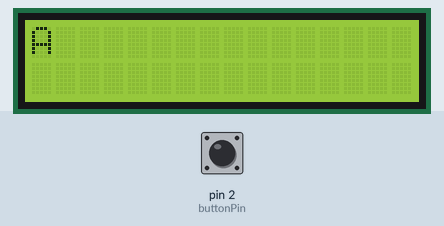
Recording of a sketch running on a simulated Arduino Uno, built with avr-gcc and run on an emulated ATmega328P. On the bench: 16×2 character LCD. The test bench sets the inputs (shaded band); at power-on: pin 2 (buttonPin) HIGH.

Above: at 1.6 s.
1.7 s: pin 2 (buttonPin) pulled LOW for 0.15 s
At 1.96 s:
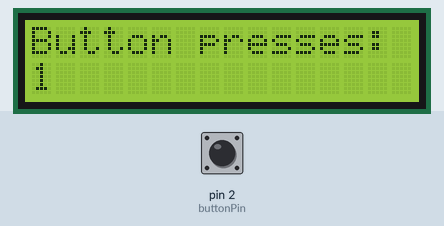
4.8 s: pin 2 (buttonPin) pulled LOW for 1 s
At 5.94 s:
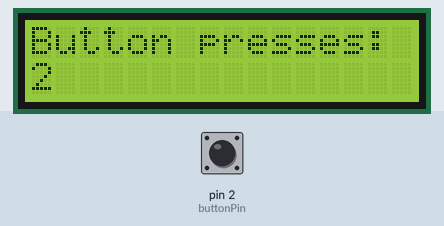
8.8 s: pin 2 (buttonPin) pulled LOW for 0.15 s
At 9.01 s:
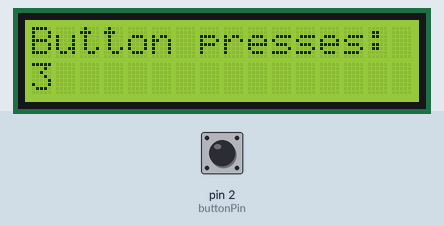
11.9 s: pin 2 (buttonPin) pulled LOW for 1 s
At 12.99 s:
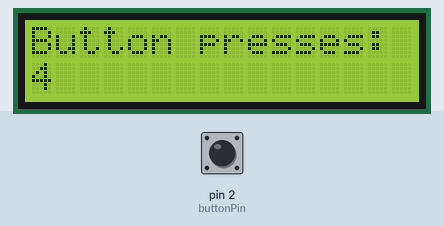
Timing chart, 0 to 14.9 s (numbered marks = the images above; inputs shaded):
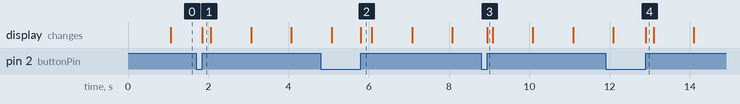

The sketch:

ex3.ino
```cpp
#include <LiquidCrystal.h>

const int buttonPin = 2; // Pin connected to the button
const int rs = 37, en = 36, d4 = 35, d5 = 34, d6 = 33, d7 = 32; // LCD pins
LiquidCrystal lcd(rs, en, d4, d5, d6, d7); // Initialize the LCD

volatile int buttonCounter = 0; // Counter to store the number of button presses
int i = 65; // until 90
int col = 0;
int row = 0;

void buttonISR() {
  buttonCounter++; // Increment the button counter
  lcd.clear();
  lcd.setCursor(0, 0); // Set the cursor position
  lcd.print("Button presses: ");
  lcd.setCursor(0, 1); // Set the cursor position
  lcd.print(buttonCounter); // Display the button counter value
}

void setup() {
  lcd.begin(16, 2); // Initialize the LCD
  pinMode(buttonPin, INPUT_PULLUP); // Set the button pin as an input with pull-up resistor
  attachInterrupt(digitalPinToInterrupt(buttonPin), buttonISR, RISING); // Attach the ISR to the button pin, trigger on a falling edge
}

void loop() {
   // put your main code here, to run repeatedly:
  delay(1000);
  lcd.clear();

  lcd.setCursor(col, row);

  lcd.print(char(i++));

  if (i > 90) {
    i = 65;
  }

  if (row == 0) {
    if (col == 15) {
      row = 1;
    }
    else {
      col += 1;
    }
  }
  else if (row == 1) {
    if (col == 0) {
      row = 0;
    } else {
      col -= 1;
    }
  }
}
```

Measured:
- after the input at 1.7 s, the display: changes after 0.15 s (image 1)
- after the input at 4.8 s, the display: first differs from a run without the input after 1.0 s (image 2)
- after the input at 8.8 s, the display: changes after 0.15 s (image 3)
- after the input at 11.9 s, the display: first differs from a run without the input after 1.0 s (image 4)
